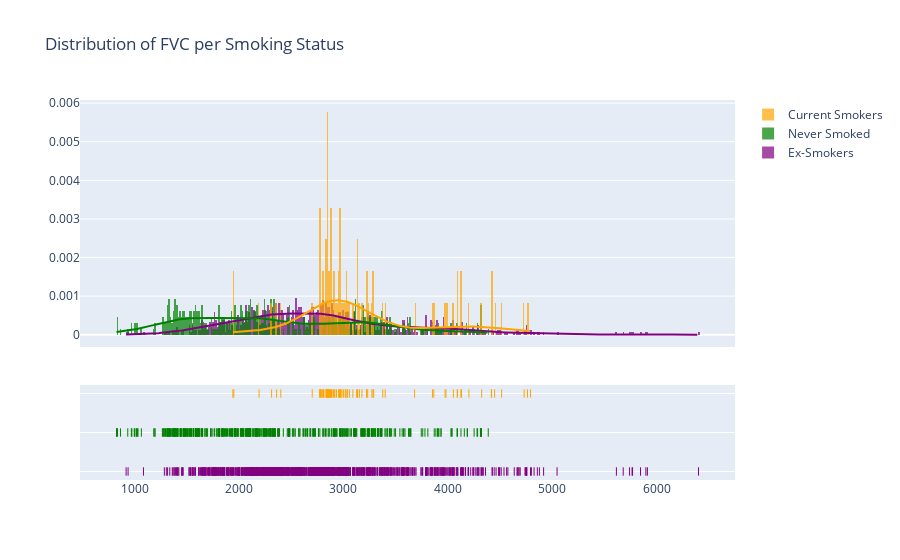
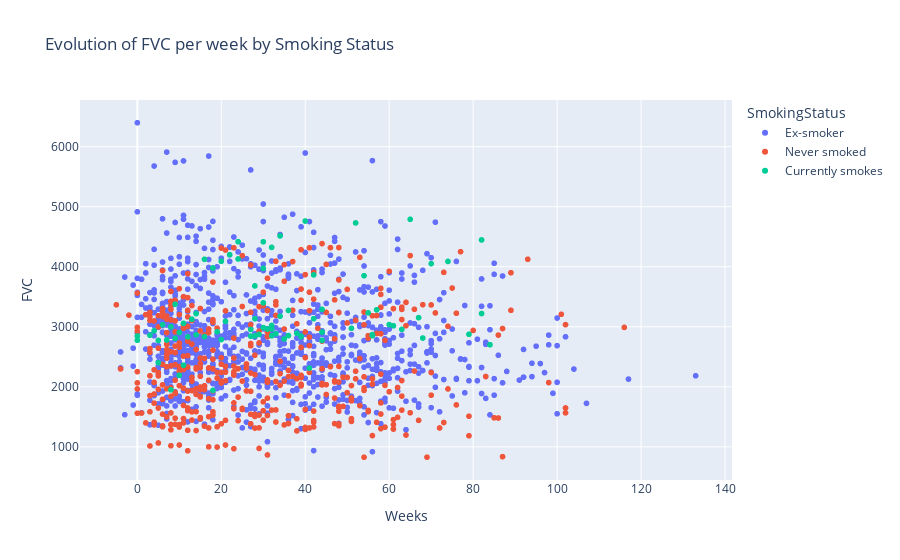

Write notebook code for charts like these, in order.
### Code cell
plot_capacity_type_per_smoking_status(train_df, 'FVC')
plot_capacity_type_per_weeks_over_smoking_status(train_df, 'FVC')

### Figure 1 — Plotly figure (JSON) as saved in the notebook; plotly's stock layout.template omitted (floating-point values rounded to 4 significant figures; data arrays with more than 128 entries replaced by an {"elided": "..."} marker saying what was removed)
{"data": [{"autobinx": false, "histnorm": "probability density", "legendgroup": "Ex-Smokers", "marker": {"color": "purple"}, "name": "Ex-Smokers", "opacity": 0.7, "type": "histogram", "x": {"elided": "1038 int values"}, "xaxis": "x", "xbins": {"end": 6399, "size": 15, "start": 919}, "yaxis": "y"}, {"autobinx": false, "histnorm": "probability density", "legendgroup": "Never Smoked", "marker": {"color": "green"}, "name": "Never Smoked", "opacity": 0.7, "type": "histogram", "x": {"elided": "429 int values"}, "xaxis": "x", "xbins": {"end": 4386, "size": 15, "start": 827}, "yaxis": "y"}, {"autobinx": false, "histnorm": "probability density", "legendgroup": "Current Smokers", "marker": {"color": "orange"}, "name": "Current Smokers", "opacity": 0.7, "type": "histogram", "x": [2918, 2955, 2873, 2963, 2885, 2837, 2975, 2957, 2875, 2933, 3001, 2904, 2832, 2866, 2788, 3022, 2912, 3037, 4124, 3981, 4092, 4201, 4130, 3973, 3865, 3852, 4052, 4089, 2776, 2400, 1950, 2192, 2360, 1941, 3399, 2312, 3283, 2846, 2860, 2773, 2780, 2809, 2837, 2844, 2845, 2852, 3035, 3376, 3057, 3126, 3220, 3090, 2972, 3289, 3017, 3135, 2986, 2965, 3177, 3272, 3135, 3232, 3153, 3221, 2849, 2851, 2798, 2854, 2891, 2773, 2871, 2813, 2701, 4418, 3681, 4416, 4323, 4514, 4762, 4730, 4791, 4447], "xaxis": "x", "xbins": {"end": 4791, "size": 15, "start": 1941}, "yaxis": "y"}, {"legendgroup": "Ex-Smokers", "marker": {"color": "purple"}, "mode": "lines", "name": "Ex-Smokers", "showlegend": false, "type": "scatter", "x": {"elided": "500 float values"}, "xaxis": "x", "y": {"elided": "500 float values"}, "yaxis": "y"}, {"legendgroup": "Never Smoked", "marker": {"color": "green"}, "mode": "lines", "name": "Never Smoked", "showlegend": false, "type": "scatter", "x": {"elided": "500 float values"}, "xaxis": "x", "y": {"elided": "500 float values"}, "yaxis": "y"}, {"legendgroup": "Current Smokers", "marker": {"color": "orange"}, "mode": "lines", "name": "Current Smokers", "showlegend": false, "type": "scatter", "x": {"elided": "500 float values"}, "xaxis": "x", "y": {"elided": "500 float values"}, "yaxis": "y"}, {"legendgroup": "Ex-Smokers", "marker": {"color": "purple", "symbol": "line-ns-open"}, "mode": "markers", "name": "Ex-Smokers", "showlegend": false, "type": "scatter", "x": {"elided": "1038 int values"}, "xaxis": "x", "y": {"elided": "1038 str values"}, "yaxis": "y2"}, {"legendgroup": "Never Smoked", "marker": {"color": "green", "symbol": "line-ns-open"}, "mode": "markers", "name": "Never Smoked", "showlegend": false, "type": "scatter", "x": {"elided": "429 int values"}, "xaxis": "x", "y": {"elided": "429 str values"}, "yaxis": "y2"}, {"legendgroup": "Current Smokers", "marker": {"color": "orange", "symbol": "line-ns-open"}, "mode": "markers", "name": "Current Smokers", "showlegend": false, "type": "scatter", "x": [2918, 2955, 2873, 2963, 2885, 2837, 2975, 2957, 2875, 2933, 3001, 2904, 2832, 2866, 2788, 3022, 2912, 3037, 4124, 3981, 4092, 4201, 4130, 3973, 3865, 3852, 4052, 4089, 2776, 2400, 1950, 2192, 2360, 1941, 3399, 2312, 3283, 2846, 2860, 2773, 2780, 2809, 2837, 2844, 2845, 2852, 3035, 3376, 3057, 3126, 3220, 3090, 2972, 3289, 3017, 3135, 2986, 2965, 3177, 3272, 3135, 3232, 3153, 3221, 2849, 2851, 2798, 2854, 2891, 2773, 2871, 2813, 2701, 4418, 3681, 4416, 4323, 4514, 4762, 4730, 4791, 4447], "xaxis": "x", "y": ["Current Smokers", "Current Smokers", "Current Smokers", "Current Smokers", "Current Smokers", "Current Smokers", "Current Smokers", "Current Smokers", "Current Smokers", "Current Smokers", "Current Smokers", "Current Smokers", "Current Smokers", "Current Smokers", "Current Smokers", "Current Smokers", "Current Smokers", "Current Smokers", "Current Smokers", "Current Smokers", "Current Smokers", "Current Smokers", "Current Smokers", "Current Smokers", "Current Smokers", "Current Smokers", "Current Smokers", "Current Smokers", "Current Smokers", "Current Smokers", "Current Smokers", "Current Smokers", "Current Smokers", "Current Smokers", "Current Smokers", "Current Smokers", "Current Smokers", "Current Smokers", "Current Smokers", "Current Smokers", "Current Smokers", "Current Smokers", "Current Smokers", "Current Smokers", "Current Smokers", "Current Smokers", "Current Smokers", "Current Smokers", "Current Smokers", "Current Smokers", "Current Smokers", "Current Smokers", "Current Smokers", "Current Smokers", "Current Smokers", "Current Smokers", "Current Smokers", "Current Smokers", "Current Smokers", "Current Smokers", "Current Smokers", "Current Smokers", "Current Smokers", "Current Smokers", "Current Smokers", "Current Smokers", "Current Smokers", "Current Smokers", "Current Smokers", "Current Smokers", "Current Smokers", "Current Smokers", "Current Smokers", "Current Smokers", "Current Smokers", "Current Smokers", "Current Smokers", "Current Smokers", "Current Smokers", "Current Smokers", "Current Smokers", "Current Smokers"], "yaxis": "y2"}], "layout": {"barmode": "overlay", "hovermode": "closest", "legend": {"traceorder": "reversed"}, "title": {"text": "Distribution of FVC per Smoking Status"}, "xaxis": {"anchor": "y2", "domain": [0, 1], "zeroline": false}, "yaxis": {"anchor": "free", "domain": [0.35, 1], "position": 0}, "yaxis2": {"anchor": "x", "domain": [0, 0.25], "dtick": 1, "showticklabels": false}}}

### Figure 2 — Plotly figure (JSON) as saved in the notebook; plotly's stock layout.template omitted (floating-point values rounded to 4 significant figures; data arrays with more than 128 entries replaced by an {"elided": "..."} marker saying what was removed)
{"data": [{"hovertemplate": "<b>%{hovertext}</b><br><br>SmokingStatus=Ex-smoker<br>Weeks=%{x}<br>FVC=%{y}<extra></extra>", "hovertext": {"elided": "1038 str values"}, "legendgroup": "Ex-smoker", "marker": {"color": "#636efa", "symbol": "circle"}, "mode": "markers", "name": "Ex-smoker", "showlegend": true, "type": "scattergl", "x": {"elided": "1038 int values"}, "xaxis": "x", "y": {"elided": "1038 int values"}, "yaxis": "y"}, {"hovertemplate": "<b>%{hovertext}</b><br><br>SmokingStatus=Never smoked<br>Weeks=%{x}<br>FVC=%{y}<extra></extra>", "hovertext": {"elided": "429 str values"}, "legendgroup": "Never smoked", "marker": {"color": "#EF553B", "symbol": "circle"}, "mode": "markers", "name": "Never smoked", "showlegend": true, "type": "scattergl", "x": {"elided": "429 int values"}, "xaxis": "x", "y": {"elided": "429 int values"}, "yaxis": "y"}, {"hovertemplate": "<b>%{hovertext}</b><br><br>SmokingStatus=Currently smokes<br>Weeks=%{x}<br>FVC=%{y}<extra></extra>", "hovertext": ["Currently smokes", "Currently smokes", "Currently smokes", "Currently smokes", "Currently smokes", "Currently smokes", "Currently smokes", "Currently smokes", "Currently smokes", "Currently smokes", "Currently smokes", "Currently smokes", "Currently smokes", "Currently smokes", "Currently smokes", "Currently smokes", "Currently smokes", "Currently smokes", "Currently smokes", "Currently smokes", "Currently smokes", "Currently smokes", "Currently smokes", "Currently smokes", "Currently smokes", "Currently smokes", "Currently smokes", "Currently smokes", "Currently smokes", "Currently smokes", "Currently smokes", "Currently smokes", "Currently smokes", "Currently smokes", "Currently smokes", "Currently smokes", "Currently smokes", "Currently smokes", "Currently smokes", "Currently smokes", "Currently smokes", "Currently smokes", "Currently smokes", "Currently smokes", "Currently smokes", "Currently smokes", "Currently smokes", "Currently smokes", "Currently smokes", "Currently smokes", "Currently smokes", "Currently smokes", "Currently smokes", "Currently smokes", "Currently smokes", "Currently smokes", "Currently smokes", "Currently smokes", "Currently smokes", "Currently smokes", "Currently smokes", "Currently smokes", "Currently smokes", "Currently smokes", "Currently smokes", "Currently smokes", "Currently smokes", "Currently smokes", "Currently smokes", "Currently smokes", "Currently smokes", "Currently smokes", "Currently smokes", "Currently smokes", "Currently smokes", "Currently smokes", "Currently smokes", "Currently smokes", "Currently smokes", "Currently smokes", "Currently smokes", "Currently smokes"], "legendgroup": "Currently smokes", "marker": {"color": "#00cc96", "symbol": "circle"}, "mode": "markers", "name": "Currently smokes", "showlegend": true, "type": "scattergl", "x": [19, 27, 29, 31, 33, 39, 51, 63, 79, 4, 8, 10, 12, 14, 20, 32, 44, 60, 16, 18, 20, 22, 24, 30, 42, 54, 70, 74, 0, 5, 8, 10, 11, 18, 30, 41, 57, 0, 3, 5, 7, 9, 16, 27, 39, 56, 6, 9, 11, 13, 14, 21, 32, 44, 61, 28, 30, 32, 34, 36, 42, 55, 67, 82, 28, 32, 35, 36, 38, 44, 56, 68, 84, 24, 28, 30, 32, 34, 40, 52, 65, 82], "xaxis": "x", "y": [2918, 2955, 2873, 2963, 2885, 2837, 2975, 2957, 2875, 2933, 3001, 2904, 2832, 2866, 2788, 3022, 2912, 3037, 4124, 3981, 4092, 4201, 4130, 3973, 3865, 3852, 4052, 4089, 2776, 2400, 1950, 2192, 2360, 1941, 3399, 2312, 3283, 2846, 2860, 2773, 2780, 2809, 2837, 2844, 2845, 2852, 3035, 3376, 3057, 3126, 3220, 3090, 2972, 3289, 3017, 3135, 2986, 2965, 3177, 3272, 3135, 3232, 3153, 3221, 2849, 2851, 2798, 2854, 2891, 2773, 2871, 2813, 2701, 4418, 3681, 4416, 4323, 4514, 4762, 4730, 4791, 4447], "yaxis": "y"}], "layout": {"legend": {"title": {"text": "SmokingStatus"}, "tracegroupgap": 0}, "title": {"text": "Evolution of FVC per week by Smoking Status"}, "xaxis": {"anchor": "y", "domain": [0, 1], "title": {"text": "Weeks"}}, "yaxis": {"anchor": "x", "domain": [0, 1], "title": {"text": "FVC"}}}}
